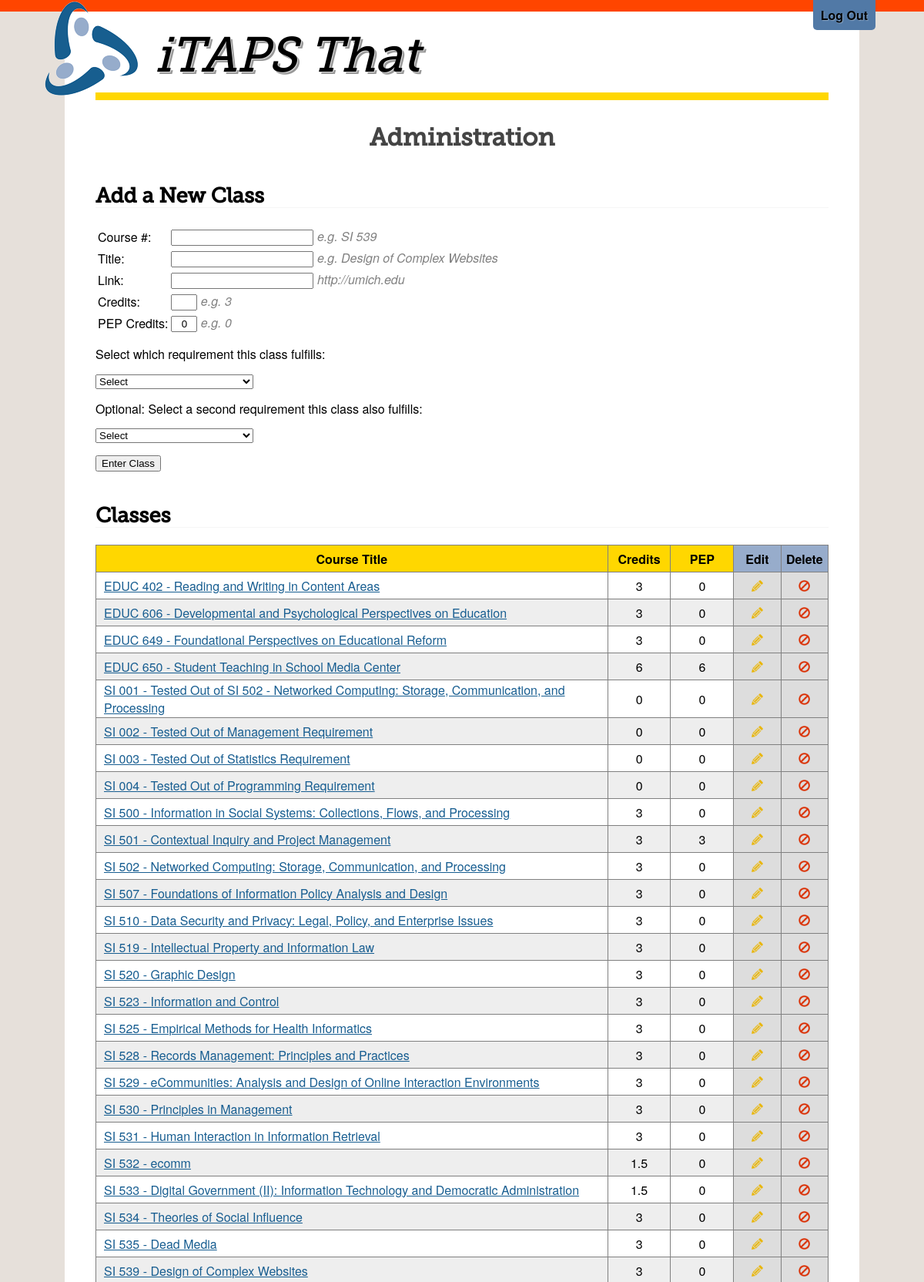
The app's page /admin.php (upper part) with its own data.
### tables this page shows
CREATE TABLE Class(
class_id INT AUTO_INCREMENT PRIMARY KEY,
title VARCHAR(128) NOT NULL,
link VARCHAR(2000),
credits DOUBLE NOT NULL,
pep_credits DOUBLE,
UNIQUE(title) );

### admin.php (the view, shortened to what this page needs)
<?php
$page_title = "Admin";
include_once('header.php');
echo '<h1>Administration</h1>';
if(isset($_GET['id'])){
	$id = mysql_real_escape_string($_GET['id']);
	$action = mysql_real_escape_string($_GET['action']);
	if($action == 'edit'){
		$result = mysql_query("SELECT title, link, credits, pep_credits, class_id
			FROM Class WHERE class_id='$id' ");
		$row = mysql_fetch_row($result);
		if ( $row == FALSE ) {
		    movePage('admin.php', 'Error: Invalid class id', 'error');
      return;
		}
		$title = htmlentities($row[0]);
		$link = htmlentities($row[1]);
		$credits = htmlentities($row[2]);
		$pep_credits = htmlentities($row[3]);
		echo '<h2>Edit Class</h2>
		<form method="post">
		    <p>Title:
		    <input type="text" name="title" value="'.$title.'"></p>
		    <p>Link:
		    <input type="text" name="link" value="'.$link.'"></p>
		    <p>Credits:
		    <input type="text" name="credits" value="'.$credits.'"></p>
		    <p>Pep Credits:
		    <input type="text" name="pep_credits" value="'.$pep_credits.'"></p>
		    <input type="hidden" name="id" value="'.$id.'">';
			echo'<p><input type="submit" value="Update" name="update"/>
		    <a href="admin.php" class="cancel">Cancel</a></p>
			</form>';
		$reqsql = "SELECT r.r_id, r.description, r.specialization from Requirements r, Fulfills f
		WHERE r.r_id = f.r_id and f.class_id = '$id'";
		$result = mysql_query($reqsql);
		echo '<h2>Remove Requirement</h2>';
		echo '<form method="post">';
		while($row = mysql_fetch_row($result)){
			echo "<div class='list-item'><input type='radio' name='delete' value='$row[0]'><span>".htmlentities($row[2]).' - '.htmlentities($row[1]).'</span></div>';
			echo '<br/>';
		}
		echo'<p><input type="submit" value="Remove" name="remove" />';
		echo'</form>';
		echo '<h2>Add Requirement</h2>';
		echo'<form method="post">';
		$reqsql2 = "SELECT DISTINCT r.r_id, r.description, r.specialization from Requirements r
		WHERE r.r_id NOT IN(SELECT r1.r_id from Requirements r1, Fulfills f WHERE r1.r_id = f.r_id and f.class_id = '$id')";
		$result2 = mysql_query($reqsql2);
		while($row2 = mysql_fetch_row($result2)){
			echo "<div class='list-item'><input type='radio' name='addto' value='$row2[0]'><span>".htmlentities($row2[2]).' - '.htmlentities($row2[1]).'</span></div>';
			echo '<br/>';
		}
		echo'<p><input type="submit" value="Add" name="add"/></p>';
		echo'</form>';
	}
	else if($action == 'delete'){
		$result = mysql_query("SELECT title , class_id FROM Class WHERE class_id='$id'");
		$row = mysql_fetch_row($result);
		if ( $row == FALSE ) {
		    movePage('admin.php', 'Error: Invalid class id', 'error');
			return;
		}
		echo "<p>Are you sure you want to delete '$row[0]'?</p>\n";
		echo('<form method="post"><input type="hidden" ');
		echo('name="id" value="'.$row[1].'">'."\n");
		echo('<input type="submit" value="Delete" name="delete">');
		echo('<a href="admin.php" class="cancel">Cancel</a>');
		echo("\n</form>\n");
	}
}
else{
	echo'<div id="add-class">
    <h2>Add a New Class</h2>
    <form method="post">
        <table>
            <tr>
                <td class="label">Course #:</td>
                <td class="input"><input type="text" name="add_course_number" class="course"><em class="example"> e.g. SI 539</em></td>
            </tr>
            <tr>
                <td class="label">Title:</td>
                <td class="input"><input type="text" name="add_title" class="title"><em class="example"> e.g. Design of Complex Websites</em></td>
            </tr>
			<tr>
                <td class="label">Link:</td>
                <td class="input"><input type="text" name="add_link" class="link"><em class="example"> http://umich.edu</em></td>
            </tr>
            <tr>
                <td class="label">Credits:</td>
                <td class="input"><input type="text" name="add_credits" class="credits"><em class="example"> e.g. 3</em></td>
            </tr>
            <tr>
                <td class="label">PEP Credits:</td>
                <td class="input"><input type="text" name="add_pep_credits" class="credits" value="0"><em class="example"> e.g. 0</em></td>
            </tr>
        </table>
        <p>Select which requirement this class fulfills:</p>
        <select name="add_requirement">
        <option value=-1>Select</option>';
    echo "</select>";
    echo '<p>Optional: Select a second requirement this class also fulfills:</p>
        <select name="add_second_requirement">
        <option value=-1>Select</option>';
    echo "</select>";
    echo '<p><input type="submit" value="Enter Class"/>
    </form>
<h2>Classes</h2>';
	$sql = "SELECT c.class_id, c.title, c.credits, c.pep_credits, c.link FROM Class c ORDER BY c.title";
	$result = mysql_query($sql);
	echo '<table border="1" id="admin-classes">'."\n";
	echo "<thead><th>Course Title</th><th>Credits</th><th>PEP</th><th class='edit'>Edit</th><th class='delete'>Delete</th></thead>";
	while($row = mysql_fetch_row($result)){
	    echo "<tr><td class='course-title'>";
		echo '<a href="'.htmlentities($row[4]).'">'.htmlentities($row[1]).'</a>';
		echo "</td>";
		echo "<td class='credits'>".htmlentities($row[2])."</td>";
		echo "<td class='pep'>".htmlentities($row[3])."</td>";
		echo '<td class="edit"><a href="admin.php?id='.htmlentities($row[0]).'&action=edit"><img src="images/edit.png" alt="Edit Class"></a></td>';
		echo '<td class="delete"><a href="admin.php?id='.htmlentities($row[0]).'&action=delete"><img src="images/delete.png" alt="Delete Class"></a></td>';
		echo "</td></tr>\n";
	}
	echo '</table>';
}
?>
<?php include_once('footer.php'); ?>

### header.php (shortened to what this page needs)
<?php
@include("functions.php");
?>
<html>
<head>
    <link rel=stylesheet href="style.css" type="text/css" media="screen" />
</head>
<?php
    $title_short = str_replace(' ', '-', $page_title);
    echo "<body id='$title_short'>";
?>
<div id="container">
<div id="header">
    <div id="bar">&nbsp;</div>
    <a id="title" href="index.php">
        <img src="images/logosmall.png">
        <div id="title-text">iTAPS That</div>
    </a>
    <div id="navigation">
        <ul>
            <?php
            if ($page_title == 'Admin' ) {
                echo "<li>".navLink('logout.php', 'Log Out');
            }
            elseif (isset($_SESSION['userid'])) {
                echo "<li>".navLink('report.php', 'My Report');
                echo "<li>".navLink('manual.php', 'Add Classes');
                echo "<li>".navLink('logout.php', 'Log Out');
            }
            else {
                echo "<li>".navLink('newAccount.php', 'Create an Account');
                echo "<li>".navLink('login.php', 'Log In');
            }
            ?>
        </ul>
    </div>
</div>
<div id="content">
<div id="header-space"></div>

### functions.php (shortened to what this page needs)
<?php
function navLink($url, $linktext) {
    $current = substr($_SERVER["SCRIPT_NAME"],strrpos($_SERVER["SCRIPT_NAME"],"/")+1);
    if ($url == $current) {
        return '<span class="selected">'.$linktext.'</span>';
    }
    else {
        return '<a href="'.$url.'">'.$linktext.'</a>';
    }
}
?>

### footer.php (shortened to what this page needs)
</div>
</div>
</body>
</html>

### style.css (style rules this page uses)
html { -webkit-font-smoothing: antialiased; -moz-font-smoothing: antialiased; }
body { background-color: #e6e0da; font-family: 'Helvetica Neue', Helvetica, Arial, sans-serif; font-size: 12pt; margin: 0; }
p { line-height: 1.2em; }
h1, h2, h3, #title-text { font-family: Museo; }
h1 { font-size: 2em; color: #444; text-align: center; }
h2 { font-size: 1.7em; margin-top: 1.5em; border-bottom: 1px solid whitesmoke }
a { color: #185e91; }
em { font-style: italic; }
.example { color: gray; }
#container { background-color: #f2f1f1 margin: 0; height: 89%; position: relative; }
#header { position: relative; height: 0; background-color: transparent; z-index: 10; }
#header-space { height: 120px; margin-bottom: 30px; border-bottom: 10px gold solid; }
#bar { background-color: orangered; position: absolute; top: 0; height: 15px; width: 100%; }
#title { display: block; position: absolute; left: 4%; top: 0px; text-align: left; color: black; text-decoration: none; line-height: .9em; }
#title img { float: left; padding: 0px; -webkit-transform: rotate(0deg); transition: all 1s; -webkit-transition: all 1s; }
#title-text { float: right; padding-top: 65px; padding-left: 20px; font-size: 4em; font-style: italic; text-shadow: 1px 1px 0px #ddd, 3px 3px 0px #999; color: #6a6763 black; }
#navigation { clear: both; margin: 0; padding: 0; border: 0 none; vertical-align: baseline; width: 100%; display: block; }
#navigation ul { clear: both; list-style: none outside none; margin: 0; padding: 0; position: absolute; top: 0; right: 4%; }
#navigation li { float: left; margin: 0; padding: 0; border: 0 none; vertical-align: baseline; }
#navigation li a { background-color: #5179a6; border-bottom-left-radius: 5px; border-bottom-right-radius: 5px; color: black; display: block; font-weight: bold; margin-right: 15px; padding: 8px 10px; transition: padding 0.5s ease 0s; -moz-transition: padding 0.5s ease 0s; -webkit-transition: padding 0.5s ease 0s; -o-transition: padding 0.5s ease 0s; -ms-transition: padding 0.5s ease 0s; text-decoration: none; text-shadow: 1px 1px 1px rgba(255,255,255, .3); }
#content { background-color: white; margin: 0 7%; padding: 0px 40px 20px 40px; z-index: 0; min-height: 100.5%; }
th.course-title, td.course-title { width: 65%; text-align: left !important; padding-left: 10px; }
.credits, .pep { width: 8%; text-align: center; }
.course-title { width: 200px; }
#admin-classes { width: 100%; border-collapse: collapse; border: 1px solid gray; }
#admin-classes tr { height: 35px; }
#admin-classes tr:nth-child(odd) { background-color: white; }
#admin-classes tr:nth-child(even) { background-color: #eee; }
#admin-classes td { vertical-align: middle; }
#admin th { background-color: gold; }
.edit, .delete { width: 6%; text-align: center; background-color: #ddd; }
#admin th.edit, #admin th.delete { background-color: #97accb ; }
.edit img, .delete img { width: 15px; }

### records on screen
class: title "EDUC 402 - Reading and Writing in Content Areas", credits "3", pep_credits "0"
class: title "EDUC 606 - Developmental and Psychological Perspectives on Education", credits "3", pep_credits "0"
class: title "EDUC 649 - Foundational Perspectives on Educational Reform", credits "3", pep_credits "0"
class: title "EDUC 650 - Student Teaching in School Media Center", credits "6", pep_credits "6"
class: title "SI 001 - Tested Out of SI 502 - Networked Computing: Storage, Communication, and Processing", credits "0", pep_credits "0"
class: title "SI 002 - Tested Out of Management Requirement", credits "0", pep_credits "0"
class: title "SI 003 - Tested Out of Statistics Requirement", credits "0", pep_credits "0"
class: title "SI 004 - Tested Out of Programming Requirement", credits "0", pep_credits "0"
class: title "SI 500 - Information in Social Systems: Collections, Flows, and Processing", credits "3", pep_credits "0"
class: title "SI 501 - Contextual Inquiry and Project Management", credits "3", pep_credits "3"
class: title "SI 502 - Networked Computing: Storage, Communication, and Processing", credits "3", pep_credits "0"
class: title "SI 507 - Foundations of Information Policy Analysis and Design", credits "3", pep_credits "0"
class: title "SI 510 - Data Security and Privacy: Legal, Policy, and Enterprise Issues", credits "3", pep_credits "0"
class: title "SI 519 - Intellectual Property and Information Law", credits "3", pep_credits "0"
class: title "SI 520 - Graphic Design", credits "3", pep_credits "0"
class: title "SI 523 - Information and Control", credits "3", pep_credits "0"
class: title "SI 525 - Empirical Methods for Health Informatics", credits "3", pep_credits "0"
class: title "SI 528 - Records Management: Principles and Practices", credits "3", pep_credits "0"
class: title "SI 529 - eCommunities: Analysis and Design of Online Interaction Environments", credits "3", pep_credits "0"
class: title "SI 530 - Principles in Management", credits "3", pep_credits "0"
class: title "SI 531 - Human Interaction in Information Retrieval", credits "3", pep_credits "0"
class: title "SI 532 - ecomm", credits "1.5", pep_credits "0"
class: title "SI 533 - Digital Government (II): Information Technology and Democratic Administration", credits "1.5", pep_credits "0"
class: title "SI 534 - Theories of Social Influence", credits "3", pep_credits "0"
class: title "SI 535 - Dead Media", credits "3", pep_credits "0"
class: title "SI 539 - Design of Complex Websites", credits "3", pep_credits "0"

### other values on screen
$linktext "Log Out"
